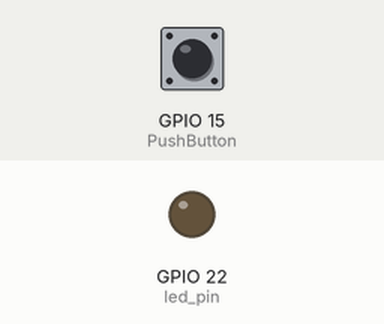
Recording of a sketch running on a simulated ESP32. On the bench: output pins drawn as LEDs (lit = HIGH). The inputs (shaded band) are chosen by the test bench; at power-on: GPIO 15 (PushButton) LOW. WiFi joins after 1.5 s; servers stay silent unless stated; storage starts empty; what the sketch prints to the serial monitor is not drawn.

Above: at 3.2 s.
3.3 s: GPIO 15 (PushButton) pulled HIGH for 0.15 s
At 3.37 s:
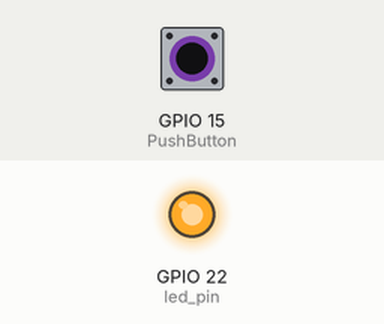
7.9 s: GPIO 15 (PushButton) pulled HIGH for 3.2 s
At 12.3 s:
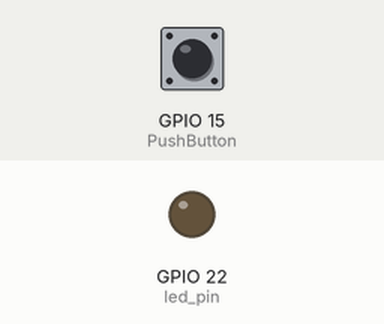
Timing chart, 0 to 13.6 s (numbered marks = the images above; inputs shaded):
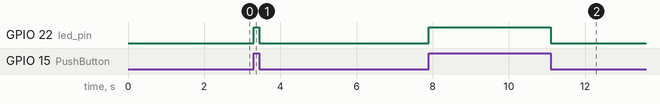

Measured:
- after the input at 3.3 s, GPIO 22 (led_pin): LOW → HIGH at once, → LOW 0.15 s later
- after the input at 7.9 s, GPIO 22 (led_pin): LOW → HIGH at once, → LOW 3.2 s later

The sketch:

esp32_webserver_touchbutton.ino
```cpp
#include <WebSocketsServer.h>
#include <WiFi.h>
#include <SPIFFS.h>
#include <ESPAsyncWebServer.h>

const char* ssid = "KT_GiGA_2G_Wave2_1123";
const char* password = "ke77ff4984";

const int led_pin = 22;
const int ws_port = 52274;
const int PushButton = 15;
uint8_t client_Ip = NULL;
AsyncWebServer server(80); //웹서버 80포트
WebSocketsServer webSocket = WebSocketsServer(ws_port); //소켓통신

char msg_buf[10];
int led_state=0;  //led 상태

// WebSocketsServer 라이브러리 사용 부분
void webSocketEvent(uint8_t client_Ipnum, WStype_t type, uint8_t * payload, size_t length){
  //콜백 웹소켓 받아서 처리
   IPAddress ip = webSocket.remoteIP(client_Ipnum);
      switch(type) { //WStype_t type 의 유형에 따라 처리한다.
        case WStype_DISCONNECTED: // 연결해제 ,연결안될 때 이 메세지 뜸
            Serial.printf("[%u] Disconnected!\n", client_Ipnum);
            break;
        case WStype_CONNECTED:  //연결시
            {
                Serial.printf(" [%d.%d.%d.%d] Connected : %s\n", ip[0], ip[1], ip[2], ip[3] , payload);
                webSocket.sendTXT(client_Ipnum, "Connected");      //sendTXT 메소드로 클라이언트에 연결메세지를 보냄
                client_Ip = client_Ipnum;
            }
            break;
        case WStype_TEXT: // TEXT 받아서 처리 , 문자일시 그대로 출력해주고 LED 컨트롤을 위한 값일 때 상태조절 코드를 작성예정
            Serial.printf("[%u] get Text: %s\n", client_Ipnum, payload);

            // LED 조절 테스트코드
            if(strcmp((char*)payload, "toggleLED") == 0){
              Serial.printf("toggleLED received\n");
              led_state = led_state ? 0 : 1;
              digitalWrite(led_pin, led_state);
            }
            // LED 현재상태출력
            else if(strcmp((char*)payload, "getLEDstate") == 0){
              sprintf(msg_buf, "%d" , led_state);
              Serial.printf("Sending to [%d.%d.%d.%d] : %s\n",ip[0], ip[1], ip[2], ip[3],msg_buf);
              webSocket.sendTXT(client_Ipnum, msg_buf);
            }
            // 메세지가 없을 시
            else {
              Serial.println("[%u] Message not recognized");
            }
            break;


    case WStype_BIN:
    case WStype_ERROR:
    case WStype_FRAGMENT_TEXT_START:
    case WStype_FRAGMENT_BIN_START:
    case WStype_FRAGMENT:
    case WStype_FRAGMENT_FIN:
      break;
    }
}
//웹서버 라이브러리 사용부분 , 스마트폰에서 ESP32에 연결하고 페이지를 요청하면 전송하는 코드
void onIndexRequest(AsyncWebServerRequest *request) {
  IPAddress remote_ip = request->client()->remoteIP();
  Serial.println("[" + remote_ip.toString() +
                  "] HTTP GET request of " + request->url());
  request->send(SPIFFS, "/index.html", "text/html");
}
//404not found , 페이지 없을 때 에러 페이지
void onPageNotFound(AsyncWebServerRequest *request) {
  IPAddress remote_ip = request->client()->remoteIP();
  Serial.println("[" + remote_ip.toString() +
                  "] HTTP GET request of " + request->url());
  request->send(404, "text/plain", "Not found");
}
void setup() {

  Serial.begin(115200);
  pinMode(led_pin, OUTPUT);
  digitalWrite(led_pin, LOW);

  if( !SPIFFS.begin()){
    Serial.println("Error mounting SPIFFS");
    while(1);
  }

  WiFi.begin(ssid, password);
  while (WiFi.status() != WL_CONNECTED) { //wifi가 잡힐때까지 1초 간격으로 연결중... 출력
    delay(1000);
    Serial.println("Connecting to WiFi...");
  }
  Serial.println("Connected to the WiFi");  // 열결시 연결완료 문구 출력 후 연결 IP 출력
  Serial.println(WiFi.localIP());

//
//  WiFi.softAP(ssid, password);
//
//  Serial.println();
//  Serial.println("AP running");
//  Serial.print("My IP address: ");
//  Serial.println(WiFi.softAPIP());

   // HTTP_GET 요청에 onIndexRequest메소드 실행 ( index.html 응답 )
  server.on("/", HTTP_GET, onIndexRequest);

  // 페이지없으면 에러메세지 출력
  server.onNotFound(onPageNotFound);

  // 웹서버 시작
  server.begin();
  //웹소켓 서버 시작
  webSocket.begin();
  webSocket.onEvent(webSocketEvent);
}

void loop() {
  webSocket.loop(); // loop 로 클라이언트에서 보내는 웹소켓 메세지 수신
  int Push_button_state = digitalRead(PushButton);

  if(Push_button_state == 1){
         led_state = Push_button_state;
         webSocket.sendTXT(client_Ip, "3");
         digitalWrite(led_pin, led_state); // HIGH == 1 , LOW == 0

  }else{
    led_state = Push_button_state;
    webSocket.sendTXT(client_Ip, "0");
    digitalWrite(led_pin, led_state);
  }

}
```
